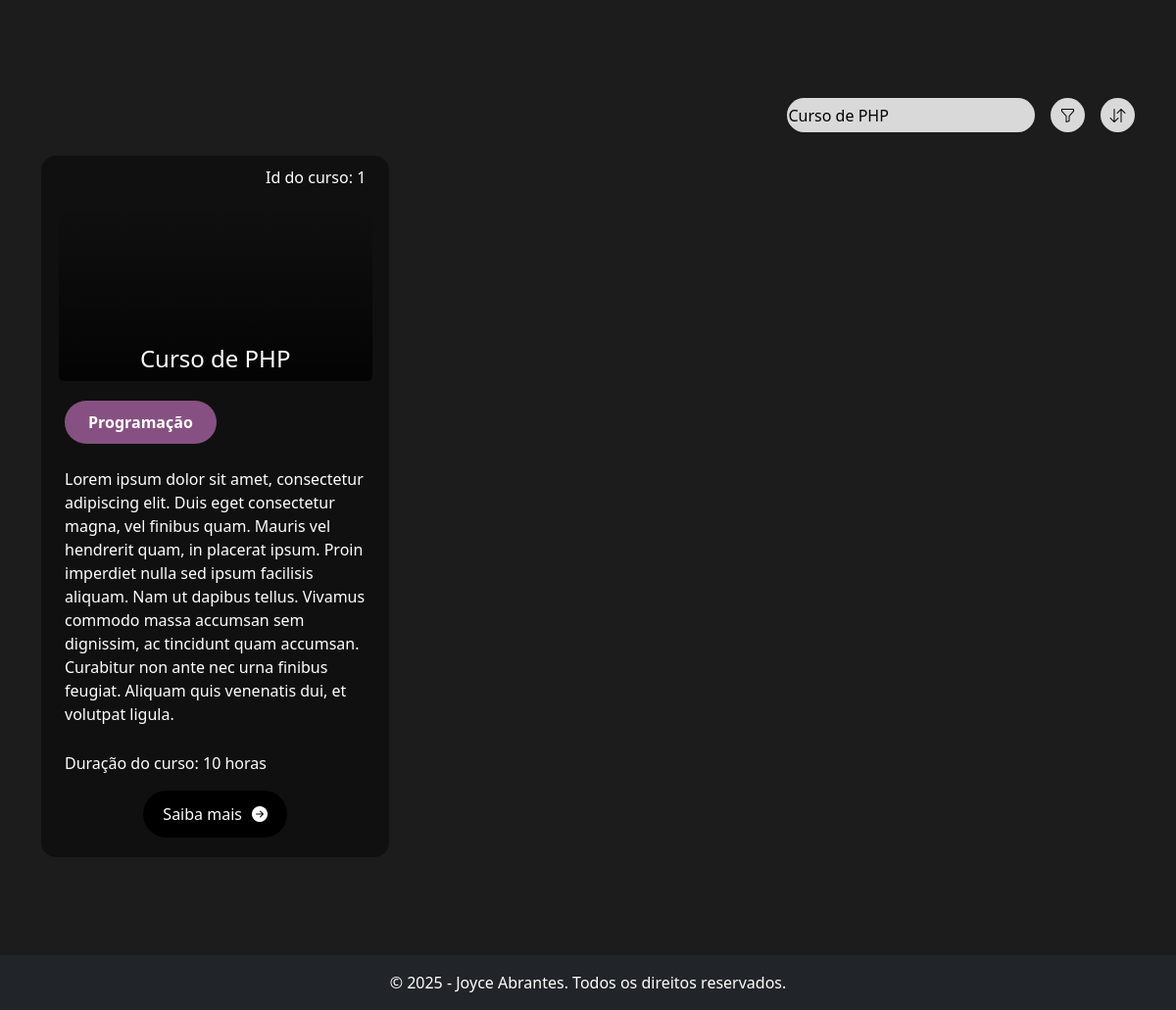
Screenshot of /listagem.php?pesquisa=Curso de PHP with the database file from the repository.
### tables this page shows
CREATE TABLE cursos (
        id INTEGER PRIMARY KEY AUTOINCREMENT,
        name TEXT NOT NULL,
        description TEXT NOT NULL,
        category TEXT NOT NULL,
        duration INTEGER NOT NULL,
        image TEXT NOT NULL
    );

### shared/inc/functions.php (called while the page is built)
<?php
function removerAcentos($texto) {
    return strtr($texto, [
        'ç' => 'c', 'Ç' => 'C',
        'ã' => 'a', 'Ã' => 'A',
        'á' => 'a', 'Á' => 'A',
        'à' => 'a', 'À' => 'A',
        'â' => 'a', 'Â' => 'A',
        'é' => 'e', 'É' => 'E',
        'è' => 'e', 'È' => 'E',
        'ê' => 'e', 'Ê' => 'E',
        'í' => 'i', 'Í' => 'I',
        'ó' => 'o', 'Ó' => 'O',
        'õ' => 'o', 'Õ' => 'O',
        'ô' => 'o', 'Ô' => 'O',
        'ú' => 'u', 'Ú' => 'U',
        'ü' => 'u', 'Ü' => 'U',
        'ñ' => 'n', 'Ñ' => 'N'
    ]);
}
?>

### listagem.php (the view, shortened to what this page needs)
<?php
require_once("shared/inc/header.php");
$pdo = new PDO('sqlite:shared/db/cursos.db', null, null, [
    PDO::ATTR_ERRMODE => PDO::ERRMODE_EXCEPTION,
    PDO::ATTR_DEFAULT_FETCH_MODE => PDO::FETCH_ASSOC
]);
$pdo->exec("PRAGMA encoding = 'UTF-8';");
$pesquisa = $_GET['pesquisa'] ?? '';
$ordenacao = $_GET['ordenacao'] ?? 'recentes';
$sql = 'SELECT * FROM cursos WHERE name LIKE :pesquisa';
$params = [':pesquisa' => "%$pesquisa%"];
if ($ordenacao === 'maior-duracao') {
    $sql .= ' ORDER BY duration DESC';
} else {
    $sql .= ' ORDER BY duration ASC';
}
$stmt = $pdo->prepare($sql);
$stmt->execute($params);
$cursos = $stmt->fetchAll(PDO::FETCH_ASSOC);
?>
<section class="section-listagem">
    <div class="container">
        <div class="row">
            <div class="col-md-12">
                <div class="search-bar d-flex justify-content-end gap-3 mb-4">
                    <div class="search-container">
                        <input type="text" id="pesquisa" class="search-input" placeholder="Pesquisar cursos" value="<?php echo htmlspecialchars($pesquisa); ?>" aria-label="Pesquisar">
                    </div>
                    <div class="dropdown">
                        <button class="btn-dropdown" type="button" id="categoriaDropdown" data-bs-toggle="dropdown" aria-expanded="false" aria-label="Filtrar">
                            <i class="bi bi-funnel"></i>
                        </button>
                    </div>
                    <div class="dropdown">
                        <button class="btn-dropdown" type="button" id="ordenacaoDropdown" data-bs-toggle="dropdown" aria-expanded="false" aria-label="Ordenar">
                            <i class="bi bi-arrow-down-up"></i>
                        </button>
                    </div>
                </div>
            </div>
        </div>
        <div class="col-md-12">
            <div class="wrap-cursos" id="cursos-lista">
                <?php if (empty($cursos)): ?>
                    <p class="no-results">Nenhum curso encontrado.</p>
                <?php else: ?>
                    <?php foreach ($cursos as $curso): ?>
                        <div class="curso">
                            <p>Id do curso: <?php echo $curso['id']; ?></p>
                            <div class="bg" style="background-image: url('shared/images/<?php echo htmlspecialchars($curso['image']); ?>')">
                                <h2>
                                    <a href="descricao.php?id=<?php echo $curso['id']; ?>">
                                        <?php echo htmlspecialchars($curso['name']); ?>
                                    </a>
                                </h2>
                            </div>
                            <div class="wrap-descricao">
                                <p class="categoria <?php echo strtolower(str_replace(' ', '-', removerAcentos($curso['category']))); ?>"><?php echo htmlspecialchars($curso['category']); ?></p>
                                <p class="text-start pt-4"><?php echo htmlspecialchars($curso['description']); ?></p>
                                <p class="text-start">Duração do curso: <?php echo htmlspecialchars($curso['duration']); ?> horas</p>
                                <a class="btn-saiba-mais" href="descricao.php?id=<?php echo $curso['id']; ?>">Saiba mais<i class="bi bi-arrow-right-circle-fill"></i></a>
                            </div>
                        </div>
                    <?php endforeach; ?>
                <?php endif; ?>
            </div>
        </div>
    </div>
</section>
<?php
require_once('shared/inc/footer.php');
?>

### rows the page displays
cursos: id "1", name "Curso de PHP", category "Programação", description "Lorem ipsum dolor sit amet, consectetur adipiscing elit. Duis eget consectetur magna, vel finibus quam. Mauris vel hendrerit quam, in placerat ipsum. Proin imperdiet nulla sed ipsum facilisis aliquam. Nam ut dapibus tellus. Vivamus commodo massa accumsan sem dignissim, ac tincidunt quam accumsan. Curabitur non ante nec urna finibus feugiat. Aliquam quis venenatis dui, et volutpat ligula.", duration "10"
